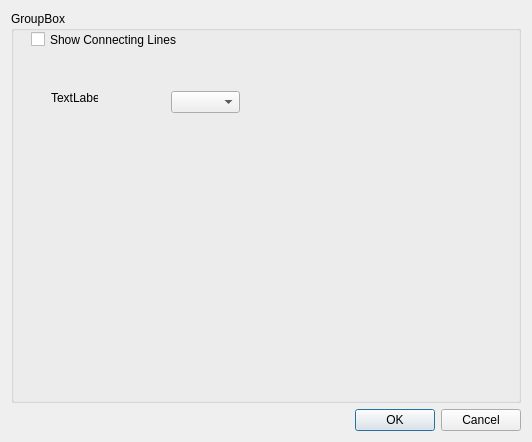
<?xml version="1.0" encoding="UTF-8"?>
<ui version="4.0">
 <class>GuiXYZ_VariableButtonLinkDialog</class>
 <widget class="QDialog" name="GuiXYZ_VariableButtonLinkDialog">
  <property name="geometry">
   <rect>
    <x>0</x>
    <y>0</y>
    <width>532</width>
    <height>442</height>
   </rect>
  </property>
  <property name="windowTitle">
   <string>Dialog</string>
  </property>
  <layout class="QVBoxLayout" name="verticalLayout">
   <item>
    <widget class="QGroupBox" name="groupBox_VBLD_main">
     <property name="title">
      <string>GroupBox</string>
     </property>
     <widget class="QCheckBox" name="checkBox_VBLD_Show_Lines">
      <property name="geometry">
       <rect>
        <x>20</x>
        <y>20</y>
        <width>221</width>
        <height>17</height>
       </rect>
      </property>
      <property name="text">
       <string>Show Connecting Lines</string>
      </property>
     </widget>
     <widget class="QLabel" name="label_VBLD">
      <property name="geometry">
       <rect>
        <x>40</x>
        <y>80</y>
        <width>47</width>
        <height>13</height>
       </rect>
      </property>
      <property name="text">
       <string>TextLabel</string>
      </property>
     </widget>
     <widget class="QComboBox" name="comboBox_VBLD">
      <property name="geometry">
       <rect>
        <x>160</x>
        <y>80</y>
        <width>69</width>
        <height>22</height>
       </rect>
      </property>
     </widget>
    </widget>
   </item>
   <item>
    <widget class="QDialogButtonBox" name="buttonBox">
     <property name="orientation">
      <enum>Qt::Horizontal</enum>
     </property>
     <property name="standardButtons">
      <set>QDialogButtonBox::Cancel|QDialogButtonBox::Ok</set>
     </property>
    </widget>
   </item>
  </layout>
 </widget>
 <resources/>
 <connections>
  <connection>
   <sender>buttonBox</sender>
   <signal>accepted()</signal>
   <receiver>GuiXYZ_VariableButtonLinkDialog</receiver>
   <slot>accept()</slot>
   <hints>
    <hint type="sourcelabel">
     <x>248</x>
     <y>254</y>
    </hint>
    <hint type="destinationlabel">
     <x>157</x>
     <y>274</y>
    </hint>
   </hints>
  </connection>
  <connection>
   <sender>buttonBox</sender>
   <signal>rejected()</signal>
   <receiver>GuiXYZ_VariableButtonLinkDialog</receiver>
   <slot>reject()</slot>
   <hints>
    <hint type="sourcelabel">
     <x>316</x>
     <y>260</y>
    </hint>
    <hint type="destinationlabel">
     <x>286</x>
     <y>274</y>
    </hint>
   </hints>
  </connection>
 </connections>
</ui>
